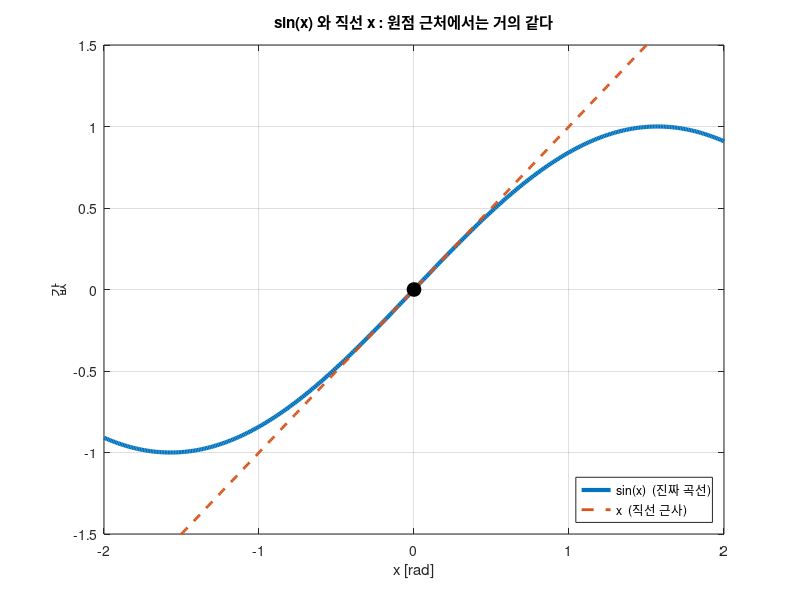

Write MATLAB code to recreate this figure. (Note: this script raises an error after producing the figure.)
%% W03_03_pendulum_linearization.m
%  3주차 실습 (3) : 선형화 - 굽은 것을 곧게 펴서 쓰기
%
%  이번 실습이 학기 전반부에서 가장 중요합니다.
%
%  한 줄 요약:
%      세상은 굽어 있는데(비선형) 우리 도구는 곧은 것(선형)만 다룹니다.
%      그래서 관심 있는 지점 근처만 곧게 펴서 씁니다. 이게 선형화입니다.
%
%  대응하는 강의노트 : W03_LectureNote.mlx
%  대응하는 Simulink : W03_Pendulum_NonlinVsLin.slx
%
%  제어시스템설계 3주차 | 충남대학교 자율운항시스템공학과

clc; clear all; close all;

%% 경로 자동 등록 — setup_path 를 아직 안 했어도 알아서 잡습니다
%  (이 블록은 실습 내용과 상관없습니다. 지우지 마십시오.)
if isempty(which('plant_msd'))
    p_ = pwd;
    if ~isempty(mfilename('fullpath')), p_ = fileparts(mfilename('fullpath')); end
    for k_ = 1:4
        if isfile(fullfile(p_,'setup_path.m')), run(fullfile(p_,'setup_path.m')); break; end
        p_ = fileparts(p_);
    end
    clear p_ k_
end

%% 1. 무엇이 문제인가
%
%  지금까지 배운 것을 떠올려 봅시다.
%      전달함수, 극점, 블록선도, 상태공간...
%  이 도구들은 전부 "선형 시스템"에서만 통합니다.
%
%  그런데 선형이란 게 뭘까요? 아주 간단합니다.
%
%      입력을 2배 넣으면 출력도 정확히 2배가 나온다.
%
%  이게 전부입니다. 그런데 현실은 이렇지 않습니다.
%      - 자동차 액셀을 2배 밟는다고 속도가 2배가 되지 않습니다.
%      - 진자를 2배 기울인다고 되돌아오는 힘이 2배가 되지 않습니다.
%
%  현실은 거의 다 비선형입니다. 그럼 우리가 배운 게 다 쓸모없을까요?
%  아닙니다. 요령이 있습니다.

%% 2. 아이디어 : 좁게 보면 곡선도 직선이다
%
%  지구는 둥급니다. 그런데 동네 지도는 평평하게 그립니다.
%  왜 문제가 안 될까요? 동네는 좁으니까요.
%
%  세계지도를 평평하게 그리면 그린란드가 아프리카만 해집니다. 크게 틀립니다.
%  하지만 우리 동네 정도면 평평하다고 해도 거의 안 틀립니다.
%
%  선형화가 정확히 이겁니다.
%
%      곡선 전체를 직선으로 바꾸는 게 아니라,
%      우리가 관심 있는 한 점 근처만 직선으로 바꿉니다.
%
%  그 점을 동작점(operating point) 또는 평형점이라고 부릅니다.
%
%  아래 그림에서 확인해 봅시다.

x = -2:0.01:2;

figure('Name','곡선을 한 점에서 직선으로');
h1 = plot(x, sin(x), 'LineWidth', 3); hold on;
h2 = plot(x, x, '--', 'LineWidth', 2);
plot(0, 0, 'ko', 'MarkerSize', 10, 'MarkerFaceColor','k');
grid on; ylim([-1.5 1.5]);
xlabel('x [rad]'); ylabel('값');
title('sin(x) 와 직선 x : 원점 근처에서는 거의 같다');
legend([h1 h2], {'sin(x)  (진짜 곡선)', 'x  (직선 근사)'}, 'Location','southeast');

%% 3. 얼마나 좁아야 "좁은" 건가
%
%  말로만 하면 감이 안 오니 숫자로 봅시다.
%  각도별로 sin(θ) 와 θ 가 몇 퍼센트나 차이 나는지 계산합니다.

deg_list = [1 5 10 20 30 45 60 90];

fprintf('=== sin(θ) 를 θ 로 바꿔도 되는가 ===\n');
fprintf('   각도    sin(θ)      θ       오차\n');
fprintf('  ------  --------  --------  -------\n');
for dg = deg_list
    th  = deg2rad(dg);
    err = abs(th - sin(th)) / sin(th) * 100;
    fprintf('  %4d도   %.4f    %.4f    %5.1f %%\n', dg, sin(th), th, err);
end
fprintf('\n');
fprintf('  읽는 법:\n');
fprintf('    10도까지는 오차 0.5%% 입니다. 아무 문제 없습니다.\n');
fprintf('    30도가 되면 5%% 틀립니다. 슬슬 신경 쓰입니다.\n');
fprintf('    60도면 21%% 틀립니다. 이제 못 씁니다.\n\n');
fprintf('  결론: 선형화한 모델은 동작점 근처에서만 믿을 수 있습니다.\n');
fprintf('        얼마나 근처까지 믿을지는 시스템마다 다르니 확인해야 합니다.\n\n');

%% 4. 실제 예 : 진자
%
%  줄 끝에 추가 달린 진자입니다. θ 는 아래쪽 수직에서 잰 각도입니다.
%  즉 가만히 매달려 있으면 θ = 0 입니다.
%
%  운동방정식은 이렇습니다. (강의자료 3_Modeling.pptx 의 Example 3-27 과 같습니다)
%
%      (관성) x (각가속도) = (넣어 준 토크) - (감쇠) - (중력이 되돌리는 토크)
%
%      m*l^2 * θ'' = u - b*θ' - m*g*l*sin(θ)
%                                        ^^^^^^^^
%                                        여기 sin 이 있어서 비선형입니다
%
%  이 sin(θ) 하나 때문에 우리가 배운 도구를 못 씁니다.
%  θ 가 작다고 가정하고 sin(θ) 를 θ 로 바꾸면 선형이 됩니다.
%
%      m*l^2 * θ'' = u - b*θ' - m*g*l*θ        <- 이제 선형!
%
%  이걸 상태공간으로 적으면 (상태는 각도와 각속도, 두 개)
%
%      A = [        0             1     ]
%          [ -m*g*l*cos(θ0)/J   -b/J   ]
%
%  cos(θ0) 가 들어가는 것은 어느 점에서 폈느냐에 따라 기울기가 다르기 때문입니다.
%  θ0 = 0 (매달린 상태)에서는 cos(0) = 1 입니다.

[sysLin, p] = plant_pendulum(0);        % θ0 = 0 에서 선형화

fprintf('=== 진자 파라미터 ===\n');
fprintf('  질량 %.1f kg, 길이 %.1f m, 감쇠 %.1f\n', p.m, p.l, p.b);
fprintf('  동작점 θ0 = %.0f도 (아래로 매달린 상태)\n\n', rad2deg(p.theta0));
fprintf('  선형 모델의 A 행렬 =\n'); disp(p.A);
fprintf('  A 의 고유값 : ');
ev = eig(p.A); fprintf('%+.3f%+.3fj  ', [real(ev).'; imag(ev).']); fprintf('\n');
fprintf('  실수부가 0 입니다. 감쇠가 없어서 영원히 흔들린다는 뜻입니다.\n');
fprintf('  (2주차에서 본 "극점이 허수축 위" 상황과 같습니다)\n\n');

s = tf('s');
G_s = p.C*inv(s*eye(2) - p.A)*p.B
pole(G_s)

[num, den] = ss2tf(p.A, p.B, p.C, p.D)
G_s_2 = tf(num, den)
pole(G_s_2)

%% 5. 작은 각도로 흔들어 보기 : 잘 맞는다
%
%  이제 진짜 비선형 진자와 선형 근사 모델을 나란히 돌려 봅시다.
%  먼저 작은 각도, 5도에서 놓아 봅니다.
%
%  ode45 는 미분방정식을 수치적으로 풀어 주는 MATLAB 명령입니다.
%  비선형이든 뭐든 상관없이 풀어 줍니다.

t_end = 10;
theta_small = deg2rad(5);

% 비선형 (진짜)
[t_n, x_n] = ode45(@(t,x) p.f(x, 0), [0 t_end], [theta_small; 0]);

% 선형 (근사)
t_l = linspace(0, t_end, 1000)';   % 열벡터로 만들어야 아래 뺄셈이 제대로 됩니다
y_l = initial(sysLin, [theta_small; 0], t_l);

figure('Name','작은 각도 5도');
h1 = plot(t_n, rad2deg(x_n(:,1)), 'LineWidth', 3); hold on;
h2 = plot(t_l, rad2deg(y_l), '--', 'LineWidth', 2);
yline(0,'k:'); grid on;
xlabel('시간 [s]'); ylabel('각도 [도]');
title('5도에서 놓았을 때 : 두 선이 거의 겹친다');
legend([h1 h2], {'비선형 (진짜)', '선형 근사'}, 'Location','northeast');

% 얼마나 차이 나는지 숫자로
y_n_i = interp1(t_n, x_n(:,1), t_l);
fprintf('=== 5도에서 놓았을 때 ===\n');
fprintf('  두 모델의 최대 차이 : %.2f 도\n', rad2deg(max(abs(y_n_i - y_l))));
fprintf('  --> 거의 안 틀립니다. 선형 모델을 써도 됩니다.\n\n');

%% 6. 큰 각도로 흔들어 보기 : 어긋난다
%
%  이번엔 60도에서 놓아 봅니다.
%  3절의 표에서 60도면 21% 틀린다고 했습니다. 결과가 어떨까요?

theta_big = deg2rad(60);

[t_n2, x_n2] = ode45(@(t,x) p.f(x, 0), [0 t_end], [theta_big; 0]);
y_l2 = initial(sysLin, [theta_big; 0], t_l);

figure('Name','큰 각도 60도');
h1 = plot(t_n2, rad2deg(x_n2(:,1)), 'LineWidth', 3); hold on;
h2 = plot(t_l, rad2deg(y_l2), '--', 'LineWidth', 2);
yline(0,'k:'); grid on;
xlabel('시간 [s]'); ylabel('각도 [도]');
title('60도에서 놓았을 때 : 시간이 갈수록 어긋난다');
legend([h1 h2], {'비선형 (진짜)', '선형 근사'}, 'Location','northeast');

y_n2_i = interp1(t_n2, x_n2(:,1), t_l);
fprintf('=== 60도에서 놓았을 때 ===\n');
fprintf('  두 모델의 최대 차이 : %.1f 도\n', rad2deg(max(abs(y_n2_i - y_l2))));
fprintf('  --> 많이 틀립니다.\n\n');
fprintf('  왜 이렇게 벌어지나요?\n');
fprintf('    진짜 진자는 크게 흔들수록 한 번 왕복하는 시간이 길어집니다.\n');
fprintf('    선형 모델은 각도와 상관없이 항상 같은 주기라고 봅니다.\n');
fprintf('    그래서 시간이 갈수록 박자가 어긋나고, 결국 완전히 딴 소리를 합니다.\n\n');

%% 7. 같은 진자, 다른 자리 : 거꾸로 세우면
%
%  여기가 오늘의 하이라이트입니다.
%
%  진자를 거꾸로 세워 봅시다. θ = 180도 입니다.
%  손을 떼지 않으면 그 자세로 가만히 있습니다. 즉 여기도 평형점입니다.
%
%  물리적으로는 완전히 같은 진자입니다. 방정식도 그대로입니다.
%  그런데 이 자리에서 선형화하면 전혀 다른 모델이 나옵니다.
%
%  이유는 A 행렬의 cos(θ0) 입니다.
%      θ0 = 0   이면 cos = +1  ->  중력이 되돌린다   -> 안정
%      θ0 = 180 이면 cos = -1  ->  중력이 넘어뜨린다 -> 불안정
%
%  부호 하나가 뒤집히면서 시스템의 성격이 정반대가 됩니다.

[sysUp, pUp] = plant_pendulum(pi);      % θ0 = 180도 에서 선형화

fprintf('=== 매달린 자세 vs 거꾸로 선 자세 ===\n');
fprintf('  매달린 자세  A(2,1) = %+.2f  -> 고유값 %s\n', ...
        p.A(2,1), mat2str(round(eig(p.A),2)));
fprintf('  거꾸로 자세  A(2,1) = %+.2f  -> 고유값 %s\n', ...
        pUp.A(2,1), mat2str(round(eig(pUp.A),2)));
fprintf('\n');
fprintf('  거꾸로 선 쪽은 고유값 하나가 양수(+%.2f)입니다.\n', max(real(eig(pUp.A))));
fprintf('  2주차에서 배웠듯이 양수 고유값은 발산을 뜻합니다.\n');
fprintf('  즉 조금만 기울어도 그대로 넘어간다는 것입니다. 당연한 결과지요.\n\n');

% 거꾸로 세워 놓고 1도만 기울여 보기
t_u_lin = linspace(0, 3, 500)';
[t_u, x_u] = ode45(@(t,x) p.f(x, 0), [0 3], [pi - deg2rad(1); 0]);
y_u = initial(sysUp, [-deg2rad(1); 0], t_u_lin);

figure('Name','거꾸로 선 진자');
h1 = plot(t_u, rad2deg(x_u(:,1) - pi), 'LineWidth', 3); hold on;
h2 = plot(t_u_lin, rad2deg(y_u), '--', 'LineWidth', 2);
yline(0,'k:'); grid on;
xlabel('시간 [s]'); ylabel('수직에서 벗어난 각도 [도]');
title('거꾸로 세워 놓고 1도만 기울였을 때 : 그대로 넘어간다');
legend([h1 h2], {'비선형 (진짜)', '선형 근사'}, 'Location','southwest');

fprintf('  그림을 보면 처음 한동안은 두 선이 잘 겹칩니다.\n');
fprintf('  아직 각도가 작아서 선형 근사가 통하는 구간입니다.\n');
fprintf('  많이 넘어간 뒤부터는 갈라집니다. 근사가 깨진 것입니다.\n\n');

%% 8. 정리
%
%  1) 세상은 비선형인데 우리 도구는 선형용입니다.
%     그래서 관심 있는 점 근처만 곧게 펴서(선형화) 씁니다.
%
%  2) 진자에서는 sin(θ) 를 θ 로 바꾸는 것이 선형화입니다.
%     10도 이내면 거의 안 틀리고, 60도쯤 되면 못 씁니다.
%
%  3) 선형 모델은 동작점 근처에서만 믿을 수 있습니다.
%     제어기를 설계했으면 반드시 원래 비선형 모델로 검증해야 합니다.
%     이게 실무에서 사고를 막는 습관입니다.
%
%  4) 같은 시스템이라도 어느 점에서 폈느냐에 따라 전혀 다른 모델이 나옵니다.
%     진자를 매달면 안정, 거꾸로 세우면 불안정입니다.
%
%  5) 12~14주차에서는 이 "거꾸로 선 진자"를 넘어지지 않게 잡는 제어기를
%     직접 설계합니다. 오늘 만든 선형 모델이 그때 재료가 됩니다.
%
%  다음 실습 : W03_04_run_simulink.m
%              같은 실험을 Simulink 에서 해 봅니다.
%              비선형 블록과 선형 블록을 나란히 놓고 돌려서
%              각도를 키울 때 두 선이 벌어지는 것을 직접 확인합니다.
